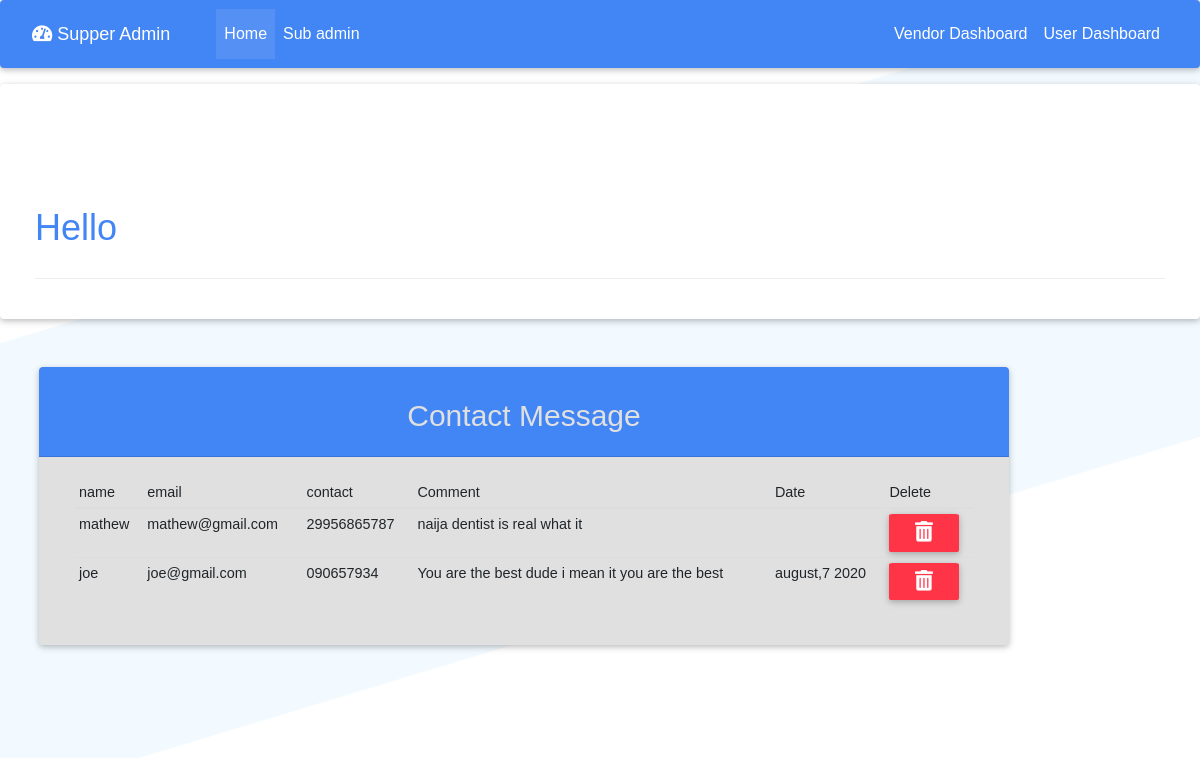
The page /admin/viewcontact.php on the database its author committed.
### tables this page shows
CREATE TABLE `contact` (
  `contact_id` int(11) NOT NULL,
  `name` varchar(30) NOT NULL,
  `email` varchar(50) NOT NULL,
  `contact` varchar(20) NOT NULL,
  `comment` varchar(500) NOT NULL,
  `date` text NOT NULL
);

### admin/viewcontact.php (the view, shortened to what this page needs)
<?php include "inc/admin_header.php" ?>
<?php require 'functions.php' ?>
<main>
<?php include "out_header2.php" ?>
    <div class="row">
    <div class="container-fluid">
        <div class="col-l2-lg">
            <div class="card">
            <div class="card-body">
            <div class="col main pt-5 mt-3">
            <h1 class="display-4 d-none d-sm-block">
                            <h1 class="text-primary d-inline-block">Hello</h1>
                                </h1>
                            <hr>
                        </div>
                        </div>
                    </div>
                </div>
                <div class="col-lg-10 mx-4">
                    <div class="card bg-light my-5">
                <div class="card-header text-center text-light bg-primary">
                <h2 class="card-title">Contact Message</h2>
                </div>
                    <div class="card-body form-body">
                    <div class="col-lg-12 text-light">
                    <table class="table table-condensed table-responsive-lg table-hover">
                    <thead>
                    <th>name</th>
                    <th>email</th>
                    <th>contact</th>
                    <th>Comment</th>
                    <th>Date</th>
                    <th>Delete</th>
                    </thead>
                    <tbody>
                    <?php
                   if(isset($_GET['page'])){
                       $page = $_GET['page'];
                   }else{
                       $page = 1;
                   }
                   $num_per_page = 2;
                   $start_from = ($page -1) * 2;
                $query = "SELECT * FROM contact ORDER BY contact_id DESC LIMIT $start_from, $num_per_page";
                $contact_message = mysqli_query($conn, $query);
                while($row = mysqli_fetch_assoc($contact_message)){
                    $contact_id = $row['contact_id'];
                    $name = $row['name'];
                    $email = $row['email'];
                    $contact = $row['contact'];
                    $comment = $row['comment'];
                    $date = $row['date'];
                echo '<tr>';
                echo '<td>'.$name.'</td>';
                echo '<td>'.$email.'</td>';
                echo '<td>'.$contact.'</td>';
                echo '<td>'.$comment.'</td>';
                echo '<td>'.$date.'</td>';
                echo  "<td><a  class='btn btn-danger btn-sm delete' style='border-radius: 5%;' href='viewcontact.php?delete={$contact_id}'> <i class='fa fa-trash-alt fa-2x'></i></a></td>";
                echo '</tr>';
                }
                ?>
                    </tbody>
                    </table>
                    </div>
                    </div>
                </div>
                </div>
                                <div class="col-lg-12">
                                <div class="container">
                        <nav aria-label="...">
                </nav>
                                </div>
                                </div>
            </div>
            </div>
</main>
<?php include "inc/admin_footer.php" ?>

### admin/css/nomalise.css (style rules this page uses)
body, html { height:100%; }
.card { overflow:hidden; }

### admin/css/sample.css (style rules this page uses)
:root { --ck-sample-base-spacing: 2em; --ck-sample-color-white: #fff; --ck-sample-color-green: #279863; }
body, html { padding: 0; margin: 0; font-family: sans-serif, Arial, Verdana, "Trebuchet MS", "Apple Color Emoji", "Segoe UI Emoji", "Segoe UI Symbol"; font-size: 16px; line-height: 22px; }
body { height: 100%; color: #2D3A4A; background-image: url(../img/bg.png); background-repeat: no-repeat; background-position: 50% 100%; background-size: 100% auto; }
body * { box-sizing: border-box; }
a { color: #38A5EE; }

### rows shown on the page
contact: name "mathew", email "mathew@gmail.com", contact "29956865787", comment "naija dentist is real what it"
contact: name "joe", email "joe@gmail.com", contact "090657934", comment "You are the best dude i mean it you are the best", date "august,7 2020"
